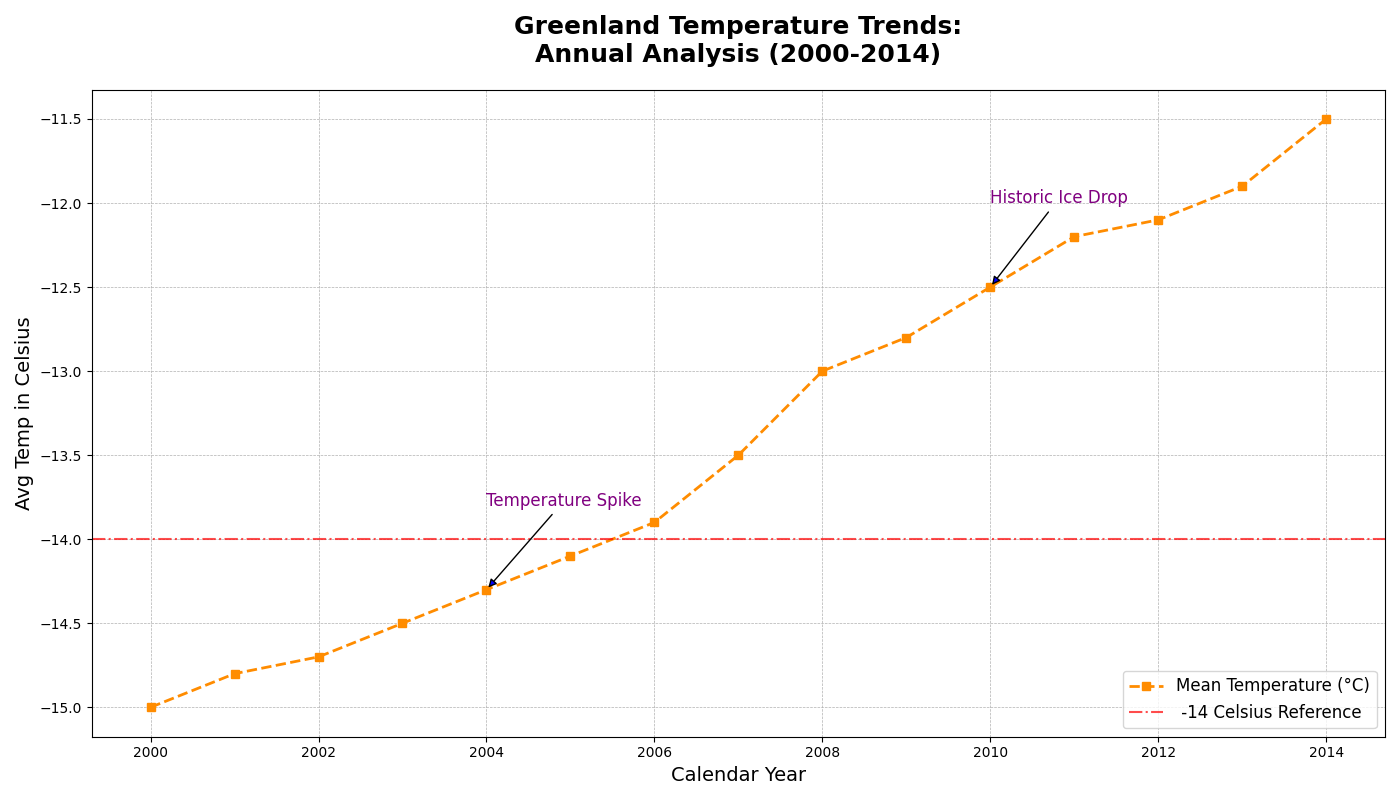

Source code (Python):
import matplotlib.pyplot as plt
import numpy as np

# Updated years and temperatures, removed data for 2015-2020
years = np.arange(2000, 2015)
avg_temp_greenland = np.array([-15, -14.8, -14.7, -14.5, -14.3, -14.1, -13.9, 
                               -13.5, -13.0, -12.8, -12.5, -12.2, -12.1, -11.9, 
                               -11.5])

plt.figure(figsize=(14, 8))

plt.plot(years, avg_temp_greenland, label='Mean Temperature (°C)', color='darkorange', linestyle='--', linewidth=2, marker='s')
plt.title('Greenland Temperature Trends:\nAnnual Analysis (2000-2014)', fontsize=18, fontweight='bold', pad=20)
plt.xlabel('Calendar Year', fontsize=14)
plt.ylabel('Avg Temp in Celsius', fontsize=14)

plt.axhline(y=-14, color='red', linestyle='-.', alpha=0.7, label=' -14 Celsius Reference')

# Updated annotation, based on available years
for notable_year, annotation in zip([2004, 2010], ['Temperature Spike', 'Historic Ice Drop']):
    plt.annotate(annotation, xy=(notable_year, avg_temp_greenland[notable_year - 2000]), 
                 xytext=(notable_year, avg_temp_greenland[notable_year - 2000] + 0.5),
                 arrowprops=dict(facecolor='blue', arrowstyle='-|>'),
                 fontsize=12, color='purple')

plt.grid(True, linestyle='--', linewidth=0.5)

plt.legend(loc='lower right', fontsize=12)
plt.tight_layout()
plt.show()
